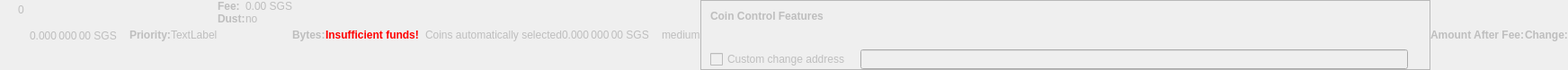
    <widget class="QWidget" name="dummyHideWidget" native="true">
     <property name="enabled">
      <bool>false</bool>
     </property>
     <property name="maximumSize">
      <size>
       <width>100</width>
       <height>22</height>
      </size>
     </property>
     <layout class="QHBoxLayout" name="dummyHideLayout">
      <property name="spacing">
       <number>0</number>
      </property>
      <property name="leftMargin">
       <number>0</number>
      </property>
      <property name="topMargin">
       <number>0</number>
      </property>
      <property name="rightMargin">
       <number>0</number>
      </property>
      <property name="bottomMargin">
       <number>0</number>
      </property>
      <item>
       <layout class="QFormLayout" name="formLayoutCoinControl1">
        <property name="horizontalSpacing">
         <number>10</number>
        </property>
        <property name="verticalSpacing">
         <number>14</number>
        </property>
        <property name="leftMargin">
         <number>10</number>
        </property>
        <property name="topMargin">
         <number>4</number>
        </property>
        <property name="rightMargin">
         <number>6</number>
        </property>
        <item row="0" column="1">
         <widget class="QLabel" name="labelCoinControlBytes">
          <property name="cursor">
           <cursorShape>IBeamCursor</cursorShape>
          </property>
          <property name="contextMenuPolicy">
           <enum>Qt::ActionsContextMenu</enum>
          </property>
          <property name="text">
           <string notr="true">0</string>
          </property>
          <property name="textInteractionFlags">
           <set>Qt::LinksAccessibleByMouse|Qt::TextSelectableByKeyboard|Qt::TextSelectableByMouse</set>
          </property>
         </widget>
        </item>
       </layout>
      </item>
      <item>
       <widget class="QLabel" name="labelCoinControlAfterFee">
        <property name="enabled">
         <bool>false</bool>
        </property>
        <property name="sizePolicy">
         <sizepolicy hsizetype="Fixed" vsizetype="Fixed">
          <horstretch>0</horstretch>
          <verstretch>0</verstretch>
         </sizepolicy>
        </property>
        <property name="minimumSize">
         <size>
          <width>111</width>
          <height>12</height>
         </size>
        </property>
        <property name="maximumSize">
         <size>
          <width>111</width>
          <height>12</height>
         </size>
        </property>
        <property name="cursor">
         <cursorShape>IBeamCursor</cursorShape>
        </property>
        <property name="contextMenuPolicy">
         <enum>Qt::ActionsContextMenu</enum>
        </property>
        <property name="text">
         <string notr="true">0.000 000 00 SGS</string>
        </property>
        <property name="textInteractionFlags">
         <set>Qt::LinksAccessibleByMouse|Qt::TextSelectableByKeyboard|Qt::TextSelectableByMouse</set>
        </property>
       </widget>
      </item>
      <item>
       <widget class="QLabel" name="labelCoinControlPriorityText">
        <property name="enabled">
         <bool>false</bool>
        </property>
        <property name="font">
         <font>
          <weight>75</weight>
          <bold>true</bold>
         </font>
        </property>
        <property name="text">
         <string>Priority:</string>
        </property>
       </widget>
      </item>
      <item>
       <layout class="QHBoxLayout" name="horizontalLayout">
        <item>
         <widget class="QLabel" name="WarningLabel">
          <property name="text">
           <string>TextLabel</string>
          </property>
         </widget>
        </item>
       </layout>
      </item>
      <item>
       <layout class="QFormLayout" name="formLayoutCoinControl3">
        <property name="horizontalSpacing">
         <number>0</number>
        </property>
        <property name="verticalSpacing">
         <number>0</number>
        </property>
        <property name="leftMargin">
         <number>0</number>
        </property>
        <property name="topMargin">
         <number>0</number>
        </property>
        <property name="rightMargin">
         <number>0</number>
        </property>
        <item row="0" column="0">
         <widget class="QLabel" name="labelCoinControlFeeText">
          <property name="enabled">
           <bool>false</bool>
          </property>
          <property name="font">
           <font>
            <weight>75</weight>
            <bold>true</bold>
           </font>
          </property>
          <property name="text">
           <string>Fee:</string>
          </property>
          <property name="margin">
           <number>0</number>
          </property>
         </widget>
        </item>
        <item row="0" column="1">
         <widget class="QLabel" name="labelCoinControlFee">
          <property name="enabled">
           <bool>false</bool>
          </property>
          <property name="cursor">
           <cursorShape>IBeamCursor</cursorShape>
          </property>
          <property name="contextMenuPolicy">
           <enum>Qt::ActionsContextMenu</enum>
          </property>
          <property name="text">
           <string notr="true">0.00 SGS</string>
          </property>
          <property name="textInteractionFlags">
           <set>Qt::LinksAccessibleByMouse|Qt::TextSelectableByKeyboard|Qt::TextSelectableByMouse</set>
          </property>
         </widget>
        </item>
        <item row="1" column="0">
         <widget class="QLabel" name="labelCoinControlLowOutputText">
          <property name="enabled">
           <bool>false</bool>
          </property>
          <property name="font">
           <font>
            <weight>75</weight>
            <bold>true</bold>
           </font>
          </property>
          <property name="text">
           <string>Dust:</string>
          </property>
         </widget>
        </item>
        <item row="1" column="1">
         <widget class="QLabel" name="labelCoinControlLowOutput">
          <property name="enabled">
           <bool>false</bool>
          </property>
          <property name="cursor">
           <cursorShape>IBeamCursor</cursorShape>
          </property>
          <property name="contextMenuPolicy">
           <enum>Qt::ActionsContextMenu</enum>
          </property>
          <property name="text">
           <string>no</string>
          </property>
          <property name="textInteractionFlags">
           <set>Qt::LinksAccessibleByMouse|Qt::TextSelectableByKeyboard|Qt::TextSelectableByMouse</set>
          </property>
         </widget>
        </item>
       </layout>
      </item>
      <item>
       <widget class="QLabel" name="labelCoinControlBytesText">
        <property name="enabled">
         <bool>false</bool>
        </property>
        <property name="font">
         <font>
          <weight>75</weight>
          <bold>true</bold>
         </font>
        </property>
        <property name="text">
         <string>Bytes:</string>
        </property>
       </widget>
      </item>
      <item>
       <layout class="QFormLayout" name="formLayoutCoinControl2">
        <property name="horizontalSpacing">
         <number>0</number>
        </property>
        <property name="verticalSpacing">
         <number>0</number>
        </property>
        <property name="leftMargin">
         <number>0</number>
        </property>
        <property name="topMargin">
         <number>0</number>
        </property>
        <property name="rightMargin">
         <number>0</number>
        </property>
       </layout>
      </item>
      <item>
       <layout class="QHBoxLayout" name="horizontalLayoutCoinControl2">
        <property name="spacing">
         <number>0</number>
        </property>
        <property name="bottomMargin">
         <number>0</number>
        </property>
       </layout>
      </item>
      <item>
       <widget class="QLabel" name="labelCoinControlInsuffFunds">
        <property name="enabled">
         <bool>false</bool>
        </property>
        <property name="minimumSize">
         <size>
          <width>0</width>
          <height>0</height>
         </size>
        </property>
        <property name="font">
         <font>
          <weight>75</weight>
          <bold>true</bold>
         </font>
        </property>
        <property name="styleSheet">
         <string notr="true">color:red;font-weight:bold;</string>
        </property>
        <property name="text">
         <string>Insufficient funds!</string>
        </property>
        <property name="margin">
         <number>5</number>
        </property>
       </widget>
      </item>
      <item>
       <layout class="QFormLayout" name="formLayoutCoinControl4">
        <property name="horizontalSpacing">
         <number>0</number>
        </property>
        <property name="verticalSpacing">
         <number>0</number>
        </property>
        <property name="leftMargin">
         <number>0</number>
        </property>
        <property name="topMargin">
         <number>0</number>
        </property>
        <property name="rightMargin">
         <number>0</number>
        </property>
       </layout>
      </item>
      <item>
       <widget class="QLabel" name="labelCoinControlChangeLabel">
        <property name="enabled">
         <bool>false</bool>
        </property>
        <property name="sizePolicy">
         <sizepolicy hsizetype="Preferred" vsizetype="Expanding">
          <horstretch>0</horstretch>
          <verstretch>0</verstretch>
         </sizepolicy>
        </property>
        <property name="minimumSize">
         <size>
          <width>0</width>
          <height>0</height>
         </size>
        </property>
        <property name="text">
         <string/>
        </property>
        <property name="margin">
         <number>3</number>
        </property>
       </widget>
      </item>
      <item>
       <widget class="QLabel" name="labelCoinControlAutomaticallySelected">
        <property name="enabled">
         <bool>false</bool>
        </property>
        <property name="sizePolicy">
         <sizepolicy hsizetype="Fixed" vsizetype="Fixed">
          <horstretch>0</horstretch>
          <verstretch>0</verstretch>
         </sizepolicy>
        </property>
        <property name="minimumSize">
         <size>
          <width>0</width>
          <height>0</height>
         </size>
        </property>
        <property name="maximumSize">
         <size>
          <width>240</width>
          <height>16777215</height>
         </size>
        </property>
        <property name="text">
         <string>Coins automatically selected</string>
        </property>
        <property name="margin">
         <number>5</number>
        </property>
       </widget>
      </item>
      <item>
       <widget class="QLabel" name="labelCoinControlChange">
        <property name="enabled">
         <bool>false</bool>
        </property>
        <property name="sizePolicy">
         <sizepolicy hsizetype="Fixed" vsizetype="Fixed">
          <horstretch>0</horstretch>
          <verstretch>0</verstretch>
         </sizepolicy>
        </property>
        <property name="minimumSize">
         <size>
          <width>111</width>
          <height>0</height>
         </size>
        </property>
        <property name="maximumSize">
         <size>
          <width>111</width>
          <height>16777215</height>
         </size>
        </property>
        <property name="cursor">
         <cursorShape>IBeamCursor</cursorShape>
        </property>
        <property name="contextMenuPolicy">
         <enum>Qt::ActionsContextMenu</enum>
        </property>
        <property name="text">
         <string notr="true">0.000 000 00 SGS</string>
        </property>
        <property name="textInteractionFlags">
         <set>Qt::LinksAccessibleByMouse|Qt::TextSelectableByKeyboard|Qt::TextSelectableByMouse</set>
        </property>
       </widget>
      </item>
      <item>
       <widget class="QLabel" name="labelCoinControlPriority">
        <property name="enabled">
         <bool>false</bool>
        </property>
        <property name="cursor">
         <cursorShape>IBeamCursor</cursorShape>
        </property>
        <property name="contextMenuPolicy">
         <enum>Qt::ActionsContextMenu</enum>
        </property>
        <property name="text">
         <string>medium</string>
        </property>
        <property name="textInteractionFlags">
         <set>Qt::LinksAccessibleByMouse|Qt::TextSelectableByKeyboard|Qt::TextSelectableByMouse</set>
        </property>
       </widget>
      </item>
      <item>
       <widget class="QFrame" name="frameCoinControl">
        <property name="sizePolicy">
         <sizepolicy hsizetype="Expanding" vsizetype="Expanding">
          <horstretch>0</horstretch>
          <verstretch>0</verstretch>
         </sizepolicy>
        </property>
        <property name="maximumSize">
         <size>
          <width>16777215</width>
          <height>16777215</height>
         </size>
        </property>
        <property name="frameShape">
         <enum>QFrame::StyledPanel</enum>
        </property>
        <property name="frameShadow">
         <enum>QFrame::Sunken</enum>
        </property>
        <layout class="QVBoxLayout" name="verticalLayoutCoinControl2_2">
         <property name="spacing">
          <number>0</number>
         </property>
         <property name="leftMargin">
          <number>0</number>
         </property>
         <property name="topMargin">
          <number>0</number>
         </property>
         <property name="rightMargin">
          <number>0</number>
         </property>
         <property name="bottomMargin">
          <number>0</number>
         </property>
         <item>
          <layout class="QVBoxLayout" name="verticalLayoutCoinControl" stretch="0,0,0,1">
           <property name="spacing">
            <number>0</number>
           </property>
           <property name="leftMargin">
            <number>10</number>
           </property>
           <property name="topMargin">
            <number>10</number>
           </property>
           <item>
            <layout class="QHBoxLayout" name="horizontalLayoutCoinControl1">
             <property name="bottomMargin">
              <number>15</number>
             </property>
             <item>
              <widget class="QLabel" name="labelCoinControlFeatures">
               <property name="enabled">
                <bool>false</bool>
               </property>
               <property name="sizePolicy">
                <sizepolicy hsizetype="Preferred" vsizetype="Maximum">
                 <horstretch>0</horstretch>
                 <verstretch>0</verstretch>
                </sizepolicy>
               </property>
               <property name="font">
                <font>
                 <weight>75</weight>
                 <bold>true</bold>
                </font>
               </property>
               <property name="styleSheet">
                <string notr="true">font-weight:bold;</string>
               </property>
               <property name="text">
                <string>Coin Control Features</string>
               </property>
              </widget>
             </item>
            </layout>
           </item>
           <item>
            <widget class="QWidget" name="widgetCoinControl" native="true">
             <property name="sizePolicy">
              <sizepolicy hsizetype="Preferred" vsizetype="Preferred">
               <horstretch>0</horstretch>
               <verstretch>0</verstretch>
              </sizepolicy>
             </property>
             <property name="minimumSize">
              <size>
               <width>0</width>
               <height>0</height>
              </size>
             </property>
             <property name="styleSheet">
              <string notr="true"/>
             </property>
             <layout class="QHBoxLayout" name="horizontalLayoutCoinControl5_2">
              <property name="leftMargin">
               <number>0</number>
              </property>
              <property name="topMargin">
               <number>0</number>
              </property>
              <property name="rightMargin">
               <number>0</number>
              </property>
              <property name="bottomMargin">
               <number>0</number>
              </property>
              <item>
               <layout class="QHBoxLayout" name="horizontalLayoutCoinControl3">
                <property name="spacing">
                 <number>20</number>
                </property>
                <property name="topMargin">
                 <number>0</number>
                </property>
                <property name="bottomMargin">
                 <number>10</number>
                </property>
               </layout>
              </item>
             </layout>
            </widget>
           </item>
           <item>
            <layout class="QHBoxLayout" name="horizontalLayoutCoinControl4" stretch="0,0,0">
             <property name="spacing">
              <number>12</number>
             </property>
             <property name="sizeConstraint">
              <enum>QLayout::SetDefaultConstraint</enum>
             </property>
             <property name="topMargin">
              <number>5</number>
             </property>
             <property name="rightMargin">
              <number>5</number>
             </property>
             <item>
              <widget class="QCheckBox" name="checkBoxCoinControlChange">
               <property name="enabled">
                <bool>false</bool>
               </property>
               <property name="toolTip">
                <string>If this is activated, but the change address is empty or invalid, change will be sent to a newly generated address.</string>
               </property>
               <property name="text">
                <string>Custom change address</string>
               </property>
              </widget>
             </item>
             <item>
              <widget class="QValidatedLineEdit" name="lineEditCoinControlChange">
               <property name="enabled">
                <bool>false</bool>
               </property>
               <property name="sizePolicy">
                <sizepolicy hsizetype="Expanding" vsizetype="Fixed">
                 <horstretch>0</horstretch>
                 <verstretch>0</verstretch>
                </sizepolicy>
               </property>
              </widget>
             </item>
             <item>
              <widget class="QLabel" name="labelCoinControlChangeLabel_2">
               <property name="sizePolicy">
                <sizepolicy hsizetype="Preferred" vsizetype="Expanding">
                 <horstretch>0</horstretch>
                 <verstretch>0</verstretch>
                </sizepolicy>
               </property>
               <property name="minimumSize">
                <size>
                 <width>0</width>
                 <height>0</height>
                </size>
               </property>
               <property name="text">
                <string/>
               </property>
               <property name="margin">
                <number>3</number>
               </property>
              </widget>
             </item>
            </layout>
           </item>
           <item>
            <spacer name="verticalSpacerCoinControl">
             <property name="orientation">
              <enum>Qt::Vertical</enum>
             </property>
             <property name="sizeHint" stdset="0">
              <size>
               <width>800</width>
               <height>1</height>
              </size>
             </property>
            </spacer>
           </item>
          </layout>
         </item>
        </layout>
       </widget>
      </item>
      <item>
       <widget class="QLabel" name="labelCoinControlAfterFeeText">
        <property name="enabled">
         <bool>false</bool>
        </property>
        <property name="minimumSize">
         <size>
          <width>0</width>
          <height>0</height>
         </size>
        </property>
        <property name="maximumSize">
         <size>
          <width>16777215</width>
          <height>16777215</height>
         </size>
        </property>
        <property name="font">
         <font>
          <weight>75</weight>
          <bold>true</bold>
         </font>
        </property>
        <property name="text">
         <string>Amount After Fee:</string>
        </property>
        <property name="alignment">
         <set>Qt::AlignLeading|Qt::AlignLeft|Qt::AlignVCenter</set>
        </property>
        <property name="margin">
         <number>0</number>
        </property>
       </widget>
      </item>
      <item>
       <widget class="QLabel" name="labelCoinControlChangeText">
        <property name="enabled">
         <bool>false</bool>
        </property>
        <property name="sizePolicy">
         <sizepolicy hsizetype="Preferred" vsizetype="Preferred">
          <horstretch>0</horstretch>
          <verstretch>0</verstretch>
         </sizepolicy>
        </property>
        <property name="minimumSize">
         <size>
          <width>0</width>
          <height>0</height>
         </size>
        </property>
        <property name="maximumSize">
         <size>
          <width>16777215</width>
          <height>16777215</height>
         </size>
        </property>
        <property name="font">
         <font>
          <weight>75</weight>
          <bold>true</bold>
         </font>
        </property>
        <property name="text">
         <string>Change:</string>
        </property>
        <property name="alignment">
         <set>Qt::AlignLeading|Qt::AlignLeft|Qt::AlignVCenter</set>
        </property>
       </widget>
      </item>
     </layout>
    </widget>
